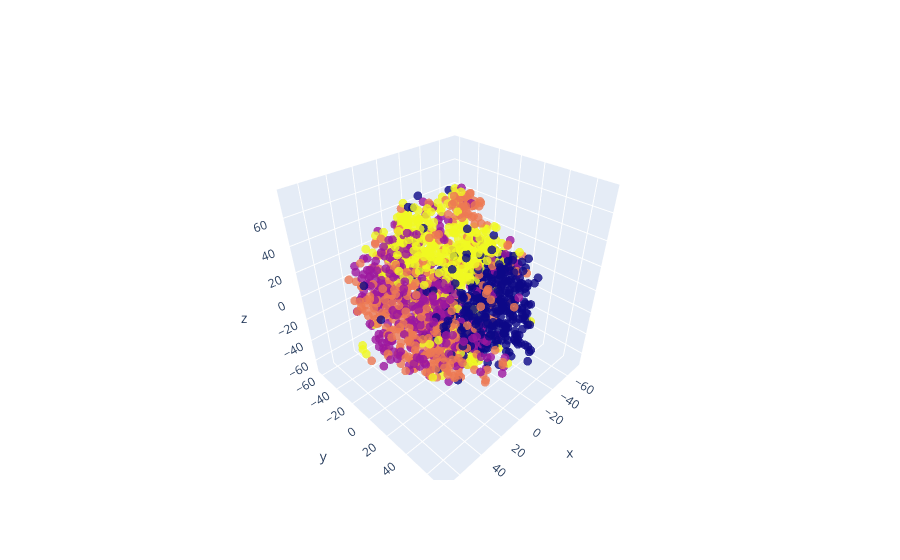

Notebook source saved alongside this figure:
### Code cell
plot_dim_red("TSNE", 
             features=features, 
             labels=labels,
             n_components = 3)

### Figure 1 — Plotly figure (JSON) as saved in the notebook; plotly's stock layout.template omitted (floating-point values rounded to 4 significant figures; data arrays with more than 128 entries replaced by an {"elided": "..."} marker saying what was removed)
{"data": [{"marker": {"color": {"elided": "1600 int values"}, "opacity": 0.8, "size": 3}, "mode": "markers", "type": "scatter3d", "x": {"elided": "1600 float values"}, "y": {"elided": "1600 float values"}, "z": {"elided": "1600 float values"}}], "layout": {}}
